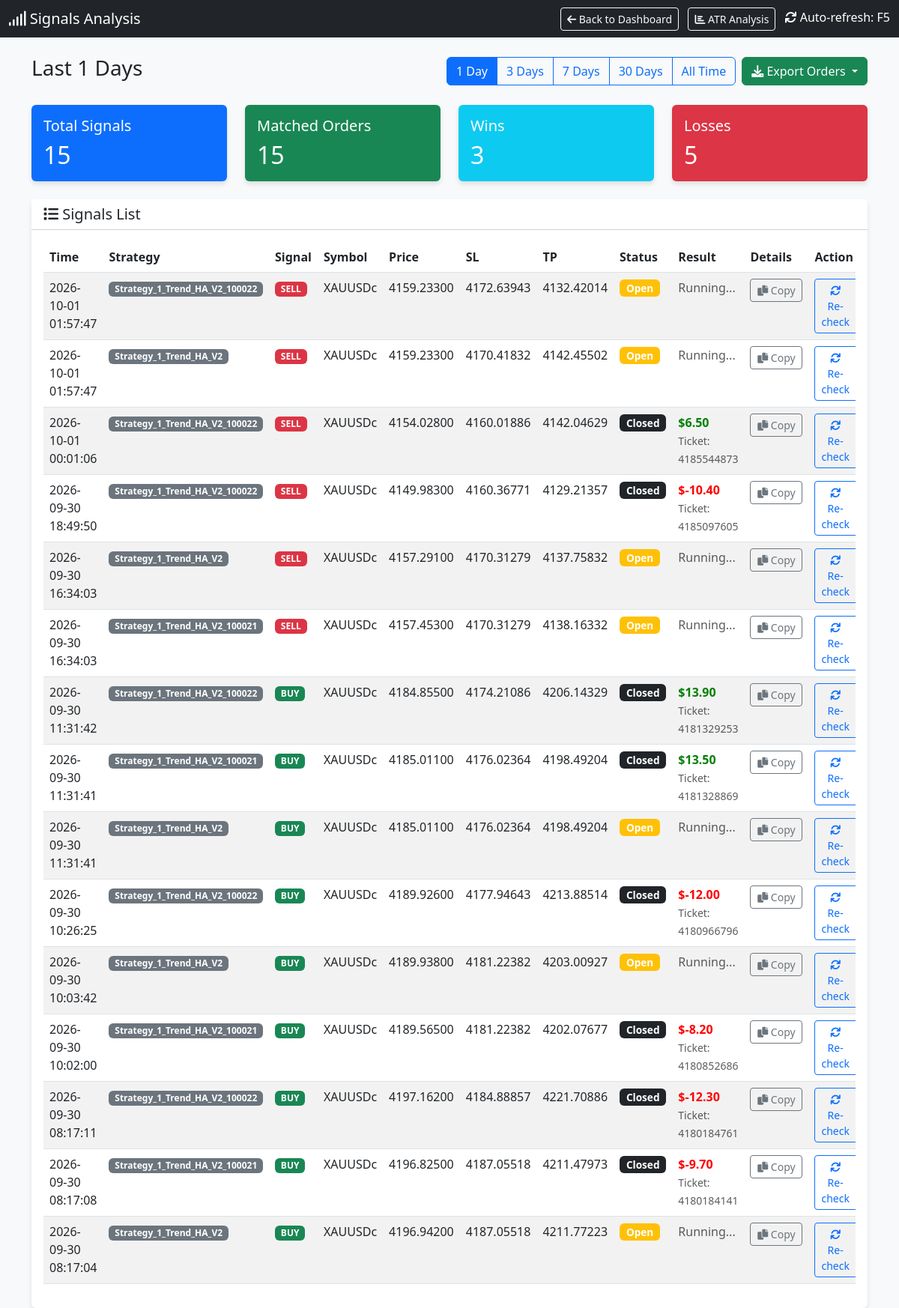
The page /signals?days=1 on the database its author committed.
### tables this page shows
CREATE TABLE signals (
                id INTEGER PRIMARY KEY AUTOINCREMENT,
                timestamp DATETIME DEFAULT CURRENT_TIMESTAMP,
                strategy_name TEXT,
                symbol TEXT,
                signal_type TEXT,
                price REAL,
                sl REAL,
                tp REAL,
                indicators TEXT,
                status TEXT
            , account_id INTEGER DEFAULT 0);

CREATE TABLE orders (
                ticket INTEGER PRIMARY KEY,
                strategy_name TEXT,
                symbol TEXT,
                order_type TEXT,
                volume REAL,
                open_price REAL,
                sl REAL,
                tp REAL,
                open_time DATETIME,
                close_price REAL,
                profit REAL,
                comment TEXT
            , account_id INTEGER DEFAULT 0, close_time DATETIME, initial_sl REAL);

### dashboard.py (the view)
@app.route('/signals')
def signals_page():
    cur = get_db().cursor()
    days_param = request.args.get('days', '7')  # Default 7 days
    if days_param == "all":
        days = 36500
        filter_label = "All Time"
    else:
        try:
            days = int(days_param)
            filter_label = f"Last {days} Days"
        except:
            days = 7
            filter_label = "Last 7 Days"
    cutoff_date = datetime.now() - timedelta(days=days)
    cutoff_str = cutoff_date.strftime("%Y-%m-%d %H:%M:%S")
    cur.execute("SELECT * FROM signals WHERE timestamp >= ? ORDER BY timestamp DESC", (cutoff_str,))
    signals = cur.fetchall()
    signals_with_status = []
    for sig in signals:
        signal_dict = dict(sig)
        try:
            sig_timestamp = sig['timestamp']
            if isinstance(sig_timestamp, str):
                try:
                    sig_time = datetime.strptime(sig_timestamp, '%Y-%m-%d %H:%M:%S')
                except:
                    try:
                        sig_time = datetime.strptime(sig_timestamp, '%Y-%m-%d %H:%M:%S.%f')
                    except:
                        sig_time = datetime.fromisoformat(sig_timestamp.replace('Z', '+00:00'))
            else:
                sig_time = datetime.fromtimestamp(sig_timestamp)
            time_lower = (sig_time - timedelta(seconds=30)).strftime('%Y-%m-%d %H:%M:%S')
            time_upper = (sig_time + timedelta(seconds=30)).strftime('%Y-%m-%d %H:%M:%S')
        except Exception as e:
            time_lower = None
            time_upper = None
        matching_order = None
        if time_lower and time_upper:
            try:
                cur.execute("""
                    SELECT * FROM orders
                    WHERE strategy_name = ?
                    AND symbol = ?
                    AND order_type = ?
                    AND open_time BETWEEN ? AND ?
                    ORDER BY ABS(open_price - ?) ASC
                    LIMIT 1
                """, (sig['strategy_name'], sig['symbol'], sig['signal_type'], time_lower, time_upper, sig['price']))
                matching_order = cur.fetchone()
            except Exception as e:
                pass
        if matching_order:
            signal_dict['order_ticket'] = matching_order['ticket']
            signal_dict['order_profit'] = matching_order['profit']
            signal_dict['order_status'] = 'closed' if matching_order['profit'] is not None else 'open'
            signal_dict['has_order'] = True
        else:
            signal_dict['order_ticket'] = None
            signal_dict['order_profit'] = None
            signal_dict['order_status'] = 'not_found'
            signal_dict['has_order'] = False
        signals_with_status.append(signal_dict)
    total_signals = len(signals_with_status)
    matched_orders = len([s for s in signals_with_status if s['has_order']])
    wins = len([s for s in signals_with_status if s['has_order'] and s['order_profit'] is not None and s['order_profit'] > 0])
    losses = len([s for s in signals_with_status if s['has_order'] and s['order_profit'] is not None and s['order_profit'] < 0])
    cur.execute("SELECT DISTINCT strategy_name FROM orders ORDER BY strategy_name")
    strategies = [row['strategy_name'] for row in cur.fetchall()]
    return render_template('signals.html',
                         signals=signals_with_status,
                         total_signals=total_signals,
                         matched_orders=matched_orders,
                         wins=wins,
                         losses=losses,
                         current_filter=days_param,
                         filter_label=filter_label,
                         strategies=strategies)

### dashboard.py (called while the page is built)
def get_db():
    db = getattr(g, '_database', None)
    if db is None:
        db = g._database = sqlite3.connect(DB_PATH)
        db.row_factory = sqlite3.Row
    return db

@app.teardown_appcontext
def close_connection(exception):
    db = getattr(g, '_database', None)
    if db is not None:
        db.close()

### templates/signals.html (shortened to what this page needs)
<!DOCTYPE html>
<html lang="en">
<head>
    <link href="https://cdn.jsdelivr.net/npm/bootstrap@5.3.0/dist/css/bootstrap.min.css" rel="stylesheet">
    <link href="https://cdnjs.cloudflare.com/ajax/libs/font-awesome/6.0.0/css/all.min.css" rel="stylesheet">
</head>
<body>
    <nav class="navbar navbar-dark bg-dark mb-4">
        <div class="container-fluid">
            <span class="navbar-brand mb-0 h1"><i class="fas fa-signal"></i> Signals Analysis</span>
            <div>
                <a href="/" class="btn btn-outline-light btn-sm me-2">
                    <i class="fas fa-arrow-left"></i> Back to Dashboard
                </a>
                <a href="/atr_analysis" class="btn btn-outline-light btn-sm me-2">
                    <i class="fas fa-chart-bar"></i> ATR Analysis
                </a>
                <span class="text-white"><i class="fas fa-sync"></i> Auto-refresh: F5</span>
            </div>
        </div>
    </nav>
    <div class="container mb-4">
        <div class="d-flex justify-content-between align-items-center">
            <h3>{{ filter_label }}</h3>
            <div class="d-flex gap-2">
                <div class="btn-group" role="group">
                    <a href="/signals?days=1" class="btn btn-outline-primary {% if current_filter == '1' %}active{% endif %}">1 Day</a>
                    <a href="/signals?days=3" class="btn btn-outline-primary {% if current_filter == '3' %}active{% endif %}">3 Days</a>
                    <a href="/signals?days=7" class="btn btn-outline-primary {% if current_filter == '7' %}active{% endif %}">7 Days</a>
                    <a href="/signals?days=30" class="btn btn-outline-primary {% if current_filter == '30' %}active{% endif %}">30 Days</a>
                    <a href="/signals?days=all" class="btn btn-outline-primary {% if current_filter == 'all' %}active{% endif %}">All Time</a>
                </div>
                <div class="btn-group" role="group">
                    <button type="button" class="btn btn-success dropdown-toggle" data-bs-toggle="dropdown" aria-expanded="false" title="Export orders to CSV">
                        <i class="fas fa-download"></i> Export Orders
                    </button>
                </div>
            </div>
        </div>
    </div>
    <div class="container">
        <div class="row mb-4">
            <div class="col-md-3">
                <div class="card bg-primary text-white">
                    <div class="card-body">
                        <h5 class="card-title">Total Signals</h5>
                        <h2 class="card-text">{{ total_signals }}</h2>
                    </div>
                </div>
            </div>
            <div class="col-md-3">
                <div class="card bg-success text-white">
                    <div class="card-body">
                        <h5 class="card-title">Matched Orders</h5>
                        <h2 class="card-text">{{ matched_orders }}</h2>
                    </div>
                </div>
            </div>
            <div class="col-md-3">
                <div class="card bg-info text-white">
                    <div class="card-body">
                        <h5 class="card-title">Wins</h5>
                        <h2 class="card-text">{{ wins }}</h2>
                    </div>
                </div>
            </div>
            <div class="col-md-3">
                <div class="card bg-danger text-white">
                    <div class="card-body">
                        <h5 class="card-title">Losses</h5>
                        <h2 class="card-text">{{ losses }}</h2>
                    </div>
                </div>
            </div>
        </div>
        <div class="card">
            <div class="card-header bg-white">
                <h5 class="mb-0"><i class="fas fa-list"></i> Signals List</h5>
            </div>
            <div class="card-body">
                <div class="table-responsive">
                    <table class="table table-hover table-striped">
                        <thead>
                            <tr>
                                <th>Time</th>
                                <th>Strategy</th>
                                <th>Signal</th>
                                <th>Symbol</th>
                                <th>Price</th>
                                <th>SL</th>
                                <th>TP</th>
                                <th>Status</th>
                                <th>Result</th>
                                <th>Details</th>
                                <th>Action</th>
                            </tr>
                        </thead>
                        <tbody>
                            {% for sig in signals %}
                            <tr class="signal-row" id="signal-row-{{ sig.id }}">
                                <td>{{ sig.timestamp }}</td>
                                <td><span class="badge bg-secondary">{{ sig.strategy_name }}</span></td>
                                <td>
                                    {% if sig.signal_type == 'BUY' %}
                                    <span class="badge badge-buy">BUY</span>
                                    {% else %}
                                    <span class="badge badge-sell">SELL</span>
                                    {% endif %}
                                </td>
                                <td>{{ sig.symbol }}</td>
                                <td>{{ "%.5f"|format(sig.price) }}</td>
                                <td>{{ "%.5f"|format(sig.sl) if sig.sl else '-' }}</td>
                                <td>{{ "%.5f"|format(sig.tp) if sig.tp else '-' }}</td>
                                <td id="status-{{ sig.id }}">
                                    {% if sig.has_order %}
                                        {% if sig.order_status == 'closed' %}
                                            <span class="badge bg-dark status-badge">Closed</span>
                                        {% else %}
                                            <span class="badge bg-warning status-badge">Open</span>
                                        {% endif %}
                                    {% else %}
                                        <span class="badge bg-secondary status-badge">Not Found</span>
                                    {% endif %}
                                </td>
                                <td id="result-{{ sig.id }}">
                                    {% if sig.has_order and sig.order_profit is not none %}
                                        <span class="{% if sig.order_profit >= 0 %}profit-pos{% else %}profit-neg{% endif %}">
                                            ${{ "%.2f"|format(sig.order_profit) }}
                                        </span>
                                        <br>
                                        <small class="text-muted">Ticket: {{ sig.order_ticket }}</small>
                                    {% elif sig.has_order %}
                                        <span class="text-muted">Running...</span>
                                    {% else %}
                                        <span class="text-muted">-</span>
                                    {% endif %}
                                </td>
                                <td id="details-{{ sig.id }}">
                                    <button class="btn btn-sm btn-outline-secondary copy-details-btn"
                                            data-signal-id="{{ sig.id }}"
                                            data-signal-data='{{ sig|tojson }}'
                                            title="Copy signal details">
                                        <i class="fas fa-copy"></i> Copy
                                    </button>
                                </td>
                                <td id="action-{{ sig.id }}">
                                    <div class="btn-group" role="group">
                                        {% if not sig.has_order %}
                                            <button class="btn btn-sm btn-primary check-mt5-btn" data-signal-id="{{ sig.id }}">
                                                <i class="fas fa-search"></i> Check MT5
                                            </button>
                                        {% else %}
                                            <button class="btn btn-sm btn-outline-primary check-mt5-btn" data-signal-id="{{ sig.id }}">
                                                <i class="fas fa-sync"></i> Re-check
                                            </button>
                                        {% endif %}
                                    </div>
                                </td>
                            </tr>
                            {% endfor %}
                        </tbody>
                    </table>
                </div>
            </div>
        </div>
    </div>
</body>
</html>

### templates/signals.html (style rules this page uses)
body { background-color: #f8f9fa; }
.card { box-shadow: 0 4px 6px rgba(0, 0, 0, 0.1); border: none; }
.profit-pos { color: green; font-weight: bold; }
.profit-neg { color: red; font-weight: bold; }
.badge-buy { background-color: #198754; }
.badge-sell { background-color: #dc3545; }
.status-badge { font-size: 0.85em; padding: 0.35em 0.65em; }
.signal-row { transition: background-color 0.2s; }
.copy-details-btn { min-width: 70px; }

### rows shown on the page
signals: timestamp "2026-10-01 01:57:47", strategy_name "Strategy_1_Trend_HA_V2_100022", symbol "XAUUSDc", price "4159.23300", sl "4172.63943", tp "4132.42014"
signals: timestamp "2026-10-01 01:57:47", strategy_name "Strategy_1_Trend_HA_V2", symbol "XAUUSDc", price "4159.23300", sl "4170.41832", tp "4142.45502"
signals: timestamp "2026-10-01 00:01:06", strategy_name "Strategy_1_Trend_HA_V2_100022", symbol "XAUUSDc", price "4154.02800", sl "4160.01886", tp "4142.04629"
orders: order_profit "6.50", order_ticket "4185544873"
signals: timestamp "2026-09-30 18:49:50", strategy_name "Strategy_1_Trend_HA_V2_100022", symbol "XAUUSDc", price "4149.98300", sl "4160.36771", tp "4129.21357"
orders: order_profit "-10.40", order_ticket "4185097605"
signals: timestamp "2026-09-30 16:34:03", strategy_name "Strategy_1_Trend_HA_V2", symbol "XAUUSDc", price "4157.29100", sl "4170.31279", tp "4137.75832"
signals: timestamp "2026-09-30 16:34:03", strategy_name "Strategy_1_Trend_HA_V2_100021", symbol "XAUUSDc", price "4157.45300", sl "4170.31279", tp "4138.16332"
signals: timestamp "2026-09-30 11:31:42", strategy_name "Strategy_1_Trend_HA_V2_100022", symbol "XAUUSDc", price "4184.85500", sl "4174.21086", tp "4206.14329"
orders: order_profit "13.90", order_ticket "4181329253"
signals: timestamp "2026-09-30 11:31:41", strategy_name "Strategy_1_Trend_HA_V2_100021", symbol "XAUUSDc", price "4185.01100", sl "4176.02364", tp "4198.49204"
orders: order_profit "13.50", order_ticket "4181328869"
signals: timestamp "2026-09-30 11:31:41", strategy_name "Strategy_1_Trend_HA_V2", symbol "XAUUSDc", price "4185.01100", sl "4176.02364", tp "4198.49204"
signals: timestamp "2026-09-30 10:26:25", strategy_name "Strategy_1_Trend_HA_V2_100022", symbol "XAUUSDc", price "4189.92600", sl "4177.94643", tp "4213.88514"
orders: order_profit "-12.00", order_ticket "4180966796"
signals: timestamp "2026-09-30 10:03:42", strategy_name "Strategy_1_Trend_HA_V2", symbol "XAUUSDc", price "4189.93800", sl "4181.22382", tp "4203.00927"
signals: timestamp "2026-09-30 10:02:00", strategy_name "Strategy_1_Trend_HA_V2_100021", symbol "XAUUSDc", price "4189.56500", sl "4181.22382", tp "4202.07677"
orders: order_profit "-8.20", order_ticket "4180852686"
signals: timestamp "2026-09-30 08:17:11", strategy_name "Strategy_1_Trend_HA_V2_100022", symbol "XAUUSDc", price "4197.16200", sl "4184.88857", tp "4221.70886"
orders: order_profit "-12.30", order_ticket "4180184761"
signals: timestamp "2026-09-30 08:17:08", strategy_name "Strategy_1_Trend_HA_V2_100021", symbol "XAUUSDc", price "4196.82500", sl "4187.05518", tp "4211.47973"
orders: order_profit "-9.70", order_ticket "4180184141"
signals: timestamp "2026-09-30 08:17:04", strategy_name "Strategy_1_Trend_HA_V2", symbol "XAUUSDc", price "4196.94200", sl "4187.05518", tp "4211.77223"

### other values the page prints
{{ filter_label }} "Last 1 Days"
{{ total_signals }} "15"
{{ matched_orders }} "15"
{{ wins }} "3"
{{ losses }} "5"
